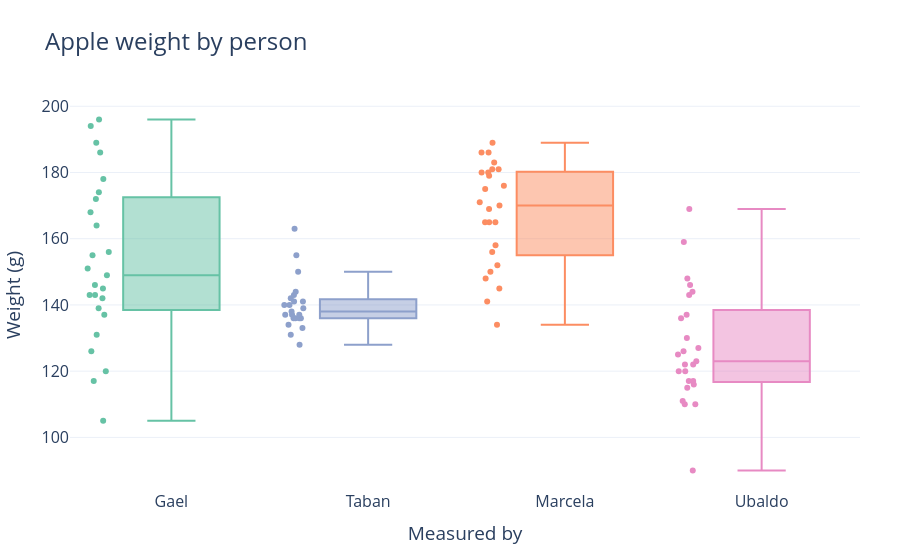

Notebook code cell kept with this figure:
### Markdown cell above
### 3.5 Weight by Person (Gael , Taban , Marcelo and Ubaldo)

### Code cell
fig = px.box(df, x="source", y=TARGET, color="source", points="all",
             color_discrete_map=colors,
             labels={"source": "Measured by", "weight": "Weight (g)"},
             title="Apple weight by person")
fig.update_layout(showlegend=False)
show(fig, height=700)

### Figure 1 — Plotly figure (JSON) as saved in the notebook; plotly's stock layout.template omitted (floating-point values rounded to 4 significant figures)
{"data": [{"alignmentgroup": "True", "boxpoints": "all", "hovertemplate": "Measured by=%{x}<br>Weight (g)=%{y}<extra></extra>", "legendgroup": "Gael", "marker": {"color": "rgb(102,194,165)"}, "name": "Gael", "notched": false, "offsetgroup": "Gael", "orientation": "v", "showlegend": true, "type": "box", "x": ["Gael", "Gael", "Gael", "Gael", "Gael", "Gael", "Gael", "Gael", "Gael", "Gael", "Gael", "Gael", "Gael", "Gael", "Gael", "Gael", "Gael", "Gael", "Gael", "Gael", "Gael", "Gael", "Gael", "Gael", "Gael"], "x0": " ", "xaxis": "x", "y": [156, 143, 172, 126, 143, 186, 105, 174, 137, 151, 196, 142, 189, 149, 120, 164, 139, 178, 194, 145, 117, 155, 131, 146, 168], "y0": " ", "yaxis": "y"}, {"alignmentgroup": "True", "boxpoints": "all", "hovertemplate": "Measured by=%{x}<br>Weight (g)=%{y}<extra></extra>", "legendgroup": "Taban", "marker": {"color": "rgb(141,160,203)"}, "name": "Taban", "notched": false, "offsetgroup": "Taban", "orientation": "v", "showlegend": true, "type": "box", "x": ["Taban", "Taban", "Taban", "Taban", "Taban", "Taban", "Taban", "Taban", "Taban", "Taban", "Taban", "Taban", "Taban", "Taban", "Taban", "Taban", "Taban", "Taban", "Taban", "Taban", "Taban", "Taban", "Taban"], "x0": " ", "xaxis": "x", "y": [134, 136, 150, 137, 137, 141, 133, 155, 141, 140, 139, 163, 137, 142, 140, 131, 136, 144, 136, 128, 138, 136, 143], "y0": " ", "yaxis": "y"}, {"alignmentgroup": "True", "boxpoints": "all", "hovertemplate": "Measured by=%{x}<br>Weight (g)=%{y}<extra></extra>", "legendgroup": "Marcela", "marker": {"color": "rgb(252,141,98)"}, "name": "Marcela", "notched": false, "offsetgroup": "Marcela", "orientation": "v", "showlegend": true, "type": "box", "x": ["Marcela", "Marcela", "Marcela", "Marcela", "Marcela", "Marcela", "Marcela", "Marcela", "Marcela", "Marcela", "Marcela", "Marcela", "Marcela", "Marcela", "Marcela", "Marcela", "Marcela", "Marcela", "Marcela", "Marcela", "Marcela", "Marcela", "Marcela", "Marcela", "Marcela"], "x0": " ", "xaxis": "x", "y": [186, 165, 179, 183, 180, 171, 180, 181, 165, 145, 158, 181, 156, 152, 186, 141, 169, 134, 176, 170, 165, 150, 175, 189, 148], "y0": " ", "yaxis": "y"}, {"alignmentgroup": "True", "boxpoints": "all", "hovertemplate": "Measured by=%{x}<br>Weight (g)=%{y}<extra></extra>", "legendgroup": "Ubaldo", "marker": {"color": "rgb(231,138,195)"}, "name": "Ubaldo", "notched": false, "offsetgroup": "Ubaldo", "orientation": "v", "showlegend": true, "type": "box", "x": ["Ubaldo", "Ubaldo", "Ubaldo", "Ubaldo", "Ubaldo", "Ubaldo", "Ubaldo", "Ubaldo", "Ubaldo", "Ubaldo", "Ubaldo", "Ubaldo", "Ubaldo", "Ubaldo", "Ubaldo", "Ubaldo", "Ubaldo", "Ubaldo", "Ubaldo", "Ubaldo", "Ubaldo", "Ubaldo", "Ubaldo", "Ubaldo", "Ubaldo"], "x0": " ", "xaxis": "x", "y": [159, 169, 110, 116, 120, 117, 122, 137, 117, 122, 110, 115, 111, 120, 144, 148, 143, 127, 146, 126, 125, 130, 90, 136, 123], "y0": " ", "yaxis": "y"}], "layout": {"autosize": true, "boxmode": "overlay", "font": {"size": 16}, "legend": {"title": {"text": "Measured by"}, "tracegroupgap": 0}, "margin": {"b": 70, "l": 70, "r": 40, "t": 100}, "showlegend": false, "title": {"font": {"size": 24}, "text": "Apple weight by person"}, "xaxis": {"anchor": "y", "autorange": true, "categoryarray": ["Gael", "Taban", "Marcela", "Ubaldo"], "categoryorder": "array", "domain": [0, 1], "range": [-0.5121, 3.5], "title": {"text": "Measured by"}, "type": "category"}, "yaxis": {"anchor": "x", "autorange": true, "domain": [0, 1], "range": [84.11, 201.9], "title": {"text": "Weight (g)"}, "type": "linear"}}}
